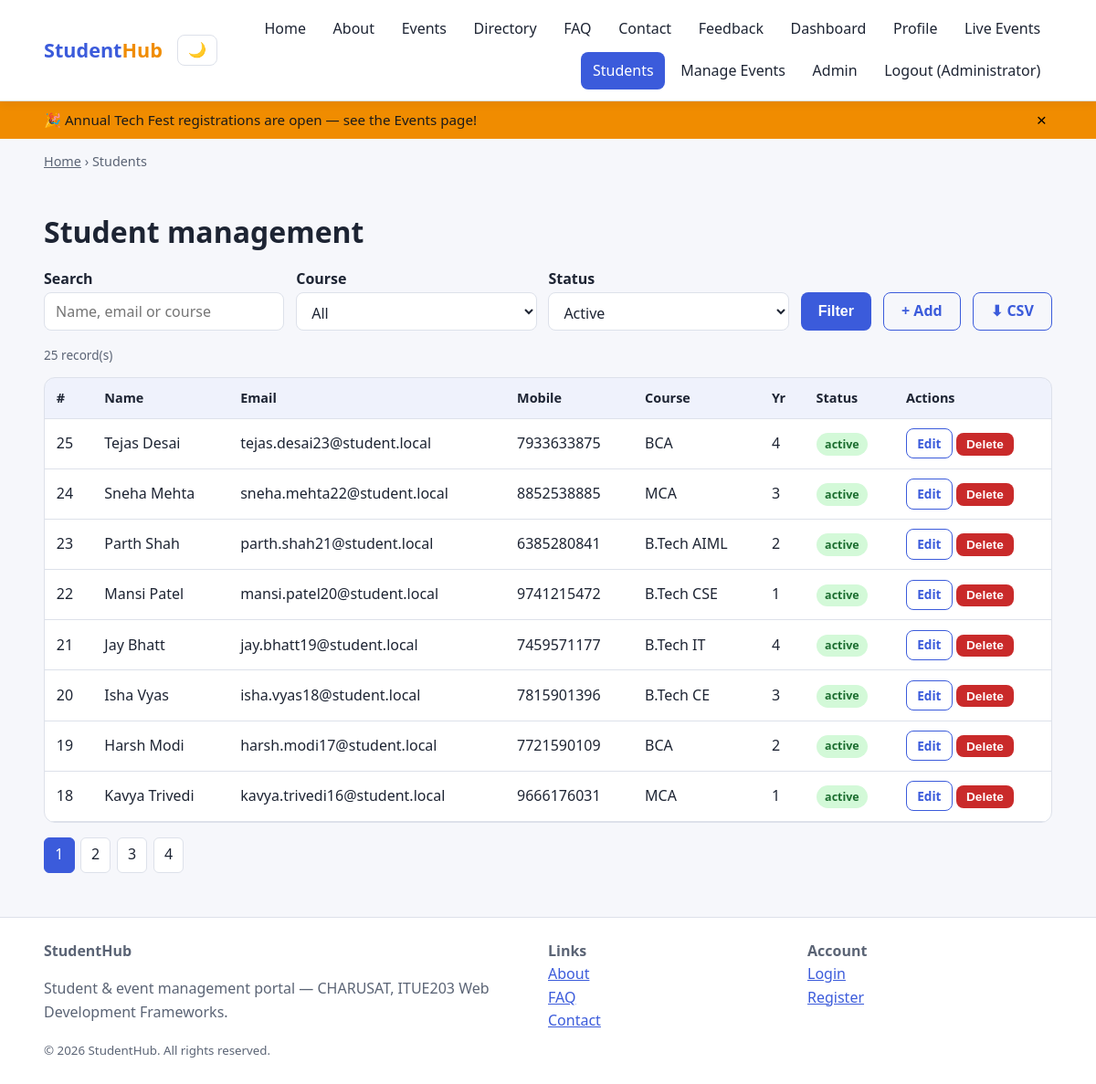
/students.php (signed in), run on the app's committed database.
### tables this page shows
CREATE TABLE students (
  id INT UNSIGNED AUTO_INCREMENT PRIMARY KEY,
  user_id INT UNSIGNED NULL,
  name VARCHAR(80) NOT NULL,
  email VARCHAR(120) NOT NULL UNIQUE,
  mobile CHAR(10) NOT NULL,
  course VARCHAR(40) NOT NULL,
  year TINYINT NOT NULL,
  gender ENUM('Male','Female','Other') NOT NULL,
  status ENUM('active','deleted') NOT NULL DEFAULT 'active',
  created_at TIMESTAMP DEFAULT CURRENT_TIMESTAMP,
  FOREIGN KEY (user_id) REFERENCES users(id) ON DELETE SET NULL
);

### includes/functions.php (called while the page is built, shortened)
<?php
function e($v): string { return htmlspecialchars((string)$v, ENT_QUOTES, 'UTF-8'); }
function clean($v): string { return trim(strip_tags((string)$v)); }

### students.php (the view, shortened to what this page needs)
<?php
$pageTitle = 'Students'; require_once 'includes/functions.php'; require_once 'includes/db.php';
$action = $_GET['action'] ?? 'list'; $errors = []; $row = ['id'=>0,'name'=>'','email'=>'','mobile'=>'','course'=>COURSES[0],'year'=>1,'gender'=>'Male','status'=>'active'];
$q = clean($_GET['q'] ?? ''); $fc = $_GET['course'] ?? ''; $fs = $_GET['status'] ?? 'active'; $page = max(1, (int)($_GET['page'] ?? 1)); $per = 8;
$where = ['1=1']; $types = ''; $vals = [];
if (in_array($fs, ['active','deleted'], true)) { $where[] = 'status = ?'; $types .= 's'; $vals[] = $fs; }
$w = implode(' AND ', $where);
$cs = $mysqli->prepare("SELECT COUNT(*) FROM students WHERE $w"); if ($types) $cs->bind_param($types, ...$vals); $cs->execute(); $total = (int)$cs->get_result()->fetch_row()[0];
$pages = max(1, (int)ceil($total / $per)); $page = min($page, $pages); $off = ($page - 1) * $per;
$ls = $mysqli->prepare("SELECT * FROM students WHERE $w ORDER BY id DESC LIMIT $per OFFSET $off"); if ($types) $ls->bind_param($types, ...$vals); $ls->execute();
$rows = $ls->get_result()->fetch_all(MYSQLI_ASSOC);
$qs = fn($p) => '?' . http_build_query(['q'=>$q,'course'=>$fc,'status'=>$fs,'page'=>$p]);
require 'includes/header.php'; ?>
<h1>Student management</h1>
<?php if (in_array($action, ['add','edit'], true)): ?>
<form method="post" class="card form-card" novalidate><?= csrf_field() ?><input type="hidden" name="do" value="save"><input type="hidden" name="id" value="<?= (int)$row['id'] ?>">
  <h2><?= $row['id'] ? 'Edit student' : 'Add student' ?></h2>
  <?php if (isset($errors['form'])): ?><div class="alert error"><?= e($errors['form']) ?></div><?php endif; ?>
  <div class="form-grid">
    <?php foreach ([['name','Name','text'],['email','Email','email'],['mobile','Mobile','tel']] as [$n,$l,$t]): ?>
    <div><label for="<?= $n ?>"><?= $l ?></label><input type="<?= $t ?>" id="<?= $n ?>" name="<?= $n ?>" value="<?= e($row[$n]) ?>" class="<?= isset($errors[$n]) ? 'invalid' : '' ?>"><div class="error-msg"><?= e($errors[$n] ?? '') ?></div></div>
    <?php endforeach; ?>
    <div class="form-grid two"><div><label for="course">Course</label><select id="course" name="course"><?php foreach (COURSES as $c): ?><option <?= $row['course'] === $c ? 'selected' : '' ?>><?= e($c) ?></option><?php endforeach; ?></select></div>
    <div><label for="year">Year</label><select id="year" name="year"><?php for ($y=1;$y<=4;$y++): ?><option value="<?= $y ?>" <?= (int)$row['year']===$y?'selected':'' ?>>Year <?= $y ?></option><?php endfor; ?></select></div></div>
    <div><label for="gender">Gender</label><select id="gender" name="gender"><?php foreach (['Male','Female','Other'] as $g): ?><option <?= $row['gender']===$g?'selected':'' ?>><?= $g ?></option><?php endforeach; ?></select></div>
    <div><button class="btn">Save</button> <a class="btn secondary" href="students.php">Cancel</a></div>
  </div>
</form>
<?php else: ?>
<form class="toolbar" method="get">
  <div><label for="q">Search</label><input type="search" id="q" name="q" value="<?= e($q) ?>" placeholder="Name, email or course"></div>
  <div><label for="course">Course</label><select id="course" name="course"><option value="">All</option><?php foreach (COURSES as $c): ?><option <?= $fc===$c?'selected':'' ?>><?= e($c) ?></option><?php endforeach; ?></select></div>
  <div><label for="status">Status</label><select id="status" name="status"><option value="active" <?= $fs==='active'?'selected':'' ?>>Active</option></select></div>
  <button class="btn">Filter</button> <a class="btn secondary" href="students.php?action=add">+ Add</a> <a class="btn secondary" href="students.php?action=export">⬇ CSV</a>
</form>
<p class="hint"><?= $total ?> record(s)</p>
<div class="table-wrap"><table><thead><tr><th>#</th><th>Name</th><th>Email</th><th>Mobile</th><th>Course</th><th>Yr</th><th>Status</th><th>Actions</th></tr></thead><tbody>
<?php foreach ($rows as $r): ?><tr><td><?= $r['id'] ?></td><td><?= e($r['name']) ?></td><td><?= e($r['email']) ?></td><td><?= e($r['mobile']) ?></td><td><?= e($r['course']) ?></td><td><?= $r['year'] ?></td><td><span class="badge <?= e($r['status']) ?>"><?= e($r['status']) ?></span></td>
<td style="white-space:nowrap"><a class="btn small secondary" href="students.php?action=edit&id=<?= $r['id'] ?>">Edit</a>
<form method="post" style="display:inline"><?= csrf_field() ?><input type="hidden" name="id" value="<?= $r['id'] ?>">
<?php if ($r['status'] === 'active'): ?><input type="hidden" name="do" value="delete"><button class="btn small danger" data-confirm="Delete <?= e($r['name']) ?>?">Delete</button>
<?php else: ?><input type="hidden" name="do" value="restore"><button class="btn small">Restore</button><?php endif; ?></form></td></tr>
<?php endforeach; if (!$rows): ?><tr><td colspan="8" class="loading">No students found.</td></tr><?php endif; ?></tbody></table></div>
<nav class="pagination" aria-label="Pagination"><?php for ($i=1;$i<=$pages;$i++): ?><a class="<?= $i===$page?'current':'' ?>" href="<?= e($qs($i)) ?>"><?= $i ?></a><?php endfor; ?></nav>
<?php endif; ?>
<?php require 'includes/footer.php'; ?>

### assets/css/style.css (style rules this page uses)
:root { --bg: #f6f7fb; --surface: #ffffff; --text: #1d2433; --muted: #5b6475; --primary: #3b5bdb; --primary-dark: #2f49b0; --accent: #f08c00; --danger: #c92a2a; --success: #2b8a3e; --border: #dde1ea; --radius: 12px; --shadow: 0 2px 10px rgba(20, 30, 60, .08); }
* { box-sizing: border-box; }
html { scroll-behavior: smooth; }
body { margin: 0; font-family: "Segoe UI", system-ui, -apple-system, Roboto, sans-serif; background: var(--bg); color: var(--text); line-height: 1.6; transition: background .25s, color .25s; }
a { color: var(--primary); }
h1, h2, h3 { line-height: 1.25; }
.badge { display: inline-block; padding: .15rem .6rem; border-radius: 99px; font-size: .78rem; font-weight: 600; background: var(--border); color: var(--text); }
.badge.open, .badge.active { background: #d3f9d8; color: #1b6d2f; }
.btn { display: inline-block; background: var(--primary); color: #fff; border: 0; padding: .6rem 1.2rem; border-radius: 8px; font-size: 1rem; font-weight: 600; cursor: pointer; text-decoration: none; transition: background .2s, transform .15s; }
.btn.secondary { background: transparent; color: var(--primary); border: 1px solid var(--primary); }
.btn.danger { background: var(--danger); }
.btn.small { padding: .3rem .7rem; font-size: .85rem; }
label { display: block; font-weight: 600; margin-bottom: .25rem; }
input[type=text], input[type=email], input[type=tel], input[type=password], input[type=date], input[type=search], input[type=number], select, textarea, input[type=file] { width: 100%; padding: .6rem .75rem; border: 1px solid var(--border); border-radius: 8px; background: var(--surface); color: var(--text); font: inherit; }
.hint { color: var(--muted); font-size: .85rem; }
.table-wrap { overflow-x: auto; background: var(--surface); border: 1px solid var(--border); border-radius: var(--radius); }
table { width: 100%; border-collapse: collapse; min-width: 640px; }
th, td { padding: .65rem .8rem; text-align: left; border-bottom: 1px solid var(--border); }
th { background: rgba(59,91,219,.08); font-size: .9rem; }
.toolbar { display: flex; flex-wrap: wrap; gap: .8rem; margin: 1rem 0; align-items: flex-end; }
.toolbar > * { flex: 1 1 160px; }
.toolbar .btn { flex: 0 0 auto; height: 2.6rem; display: inline-flex; align-items: center; }
.toolbar label { margin-bottom: .25rem; line-height: 1.3; }
input[type=text], input[type=email], input[type=tel], input[type=password], input[type=date], input[type=search], input[type=number], select { height: 2.6rem; }
input[type=search] { -webkit-appearance: none; appearance: none; }
select { appearance: auto; }
.pagination { display: flex; gap: .4rem; flex-wrap: wrap; margin-top: 1rem; }
.pagination a, .pagination button { padding: .35rem .7rem; border: 1px solid var(--border); border-radius: 6px; background: var(--surface); color: var(--text); text-decoration: none; cursor: pointer; }
.pagination .current { background: var(--primary); color: #fff; border-color: var(--primary); }

### data on the page
students: id "25", name "Tejas Desai", email "tejas.desai23@student.local", mobile "7933633875", course "BCA", year "4", status "active"
students: id "24", name "Sneha Mehta", email "sneha.mehta22@student.local", mobile "8852538885", course "MCA", year "3", status "active"
students: id "23", name "Parth Shah", email "parth.shah21@student.local", mobile "6385280841", course "B.Tech AIML", year "2", status "active"
students: id "22", name "Mansi Patel", email "mansi.patel20@student.local", mobile "9741215472", course "B.Tech CSE", year "1", status "active"
students: id "21", name "Jay Bhatt", email "jay.bhatt19@student.local", mobile "7459571177", course "B.Tech IT", year "4", status "active"
students: id "20", name "Isha Vyas", email "isha.vyas18@student.local", mobile "7815901396", course "B.Tech CE", year "3", status "active"
students: id "19", name "Harsh Modi", email "harsh.modi17@student.local", mobile "7721590109", course "BCA", year "2", status "active"
students: id "18", name "Kavya Trivedi", email "kavya.trivedi16@student.local", mobile "9666176031", course "MCA", year "1", status "active"

### other printed values
$label "Home"
$label "About"
$label "Events"
$label "Directory"
$label "FAQ"
$label "Contact"
$label "Feedback"
$label "Dashboard"
$label "Profile"
$label "Live Events"
$label "Students"
$label "Manage Events"
$label "Admin"
explode(' ', $user['name'])[0] "Administrator"
$pageTitle "Students"
